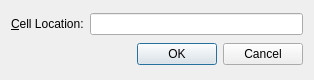
<?xml version="1.0" encoding="UTF-8"?>
<ui version="4.0">
 <class>GotocelldialogClass</class>
 <widget class="QDialog" name="GotocelldialogClass">
  <property name="enabled">
   <bool>true</bool>
  </property>
  <property name="geometry">
   <rect>
    <x>0</x>
    <y>0</y>
    <width>314</width>
    <height>80</height>
   </rect>
  </property>
  <property name="windowTitle">
   <string>Gotocelldialog</string>
  </property>
  <layout class="QVBoxLayout" name="verticalLayout">
   <item>
    <layout class="QHBoxLayout" name="horizontalLayout">
     <item>
      <widget class="QLabel" name="label">
       <property name="enabled">
        <bool>true</bool>
       </property>
       <property name="text">
        <string>&amp;Cell Location:</string>
       </property>
       <property name="buddy">
        <cstring>lineEdit</cstring>
       </property>
      </widget>
     </item>
     <item>
      <widget class="QLineEdit" name="lineEdit">
       <property name="enabled">
        <bool>true</bool>
       </property>
      </widget>
     </item>
    </layout>
   </item>
   <item>
    <widget class="QDialogButtonBox" name="buttonBox">
     <property name="standardButtons">
      <set>QDialogButtonBox::Cancel|QDialogButtonBox::Ok</set>
     </property>
    </widget>
   </item>
  </layout>
 </widget>
 <layoutdefault spacing="6" margin="11"/>
 <resources>
  <include location="gotocelldialog.qrc"/>
 </resources>
 <connections/>
</ui>
